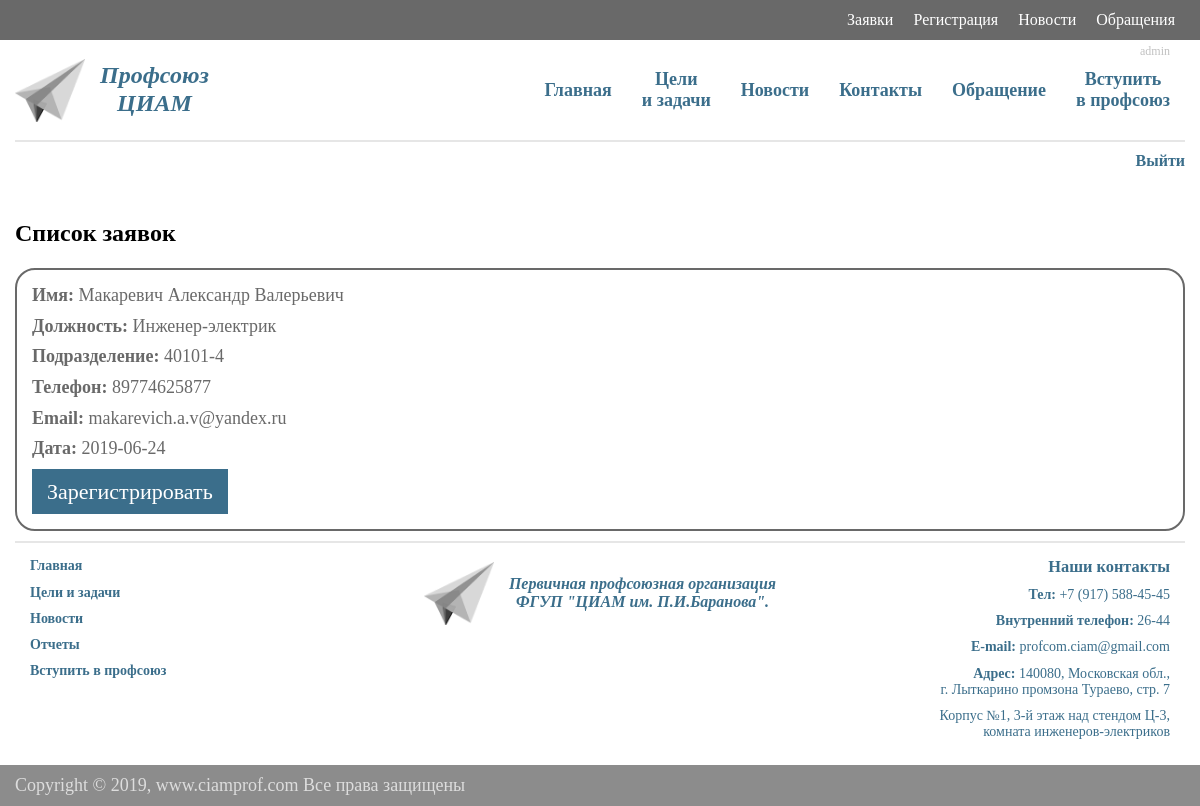
Before: /admin/applications.php (signed in) with the older database file.
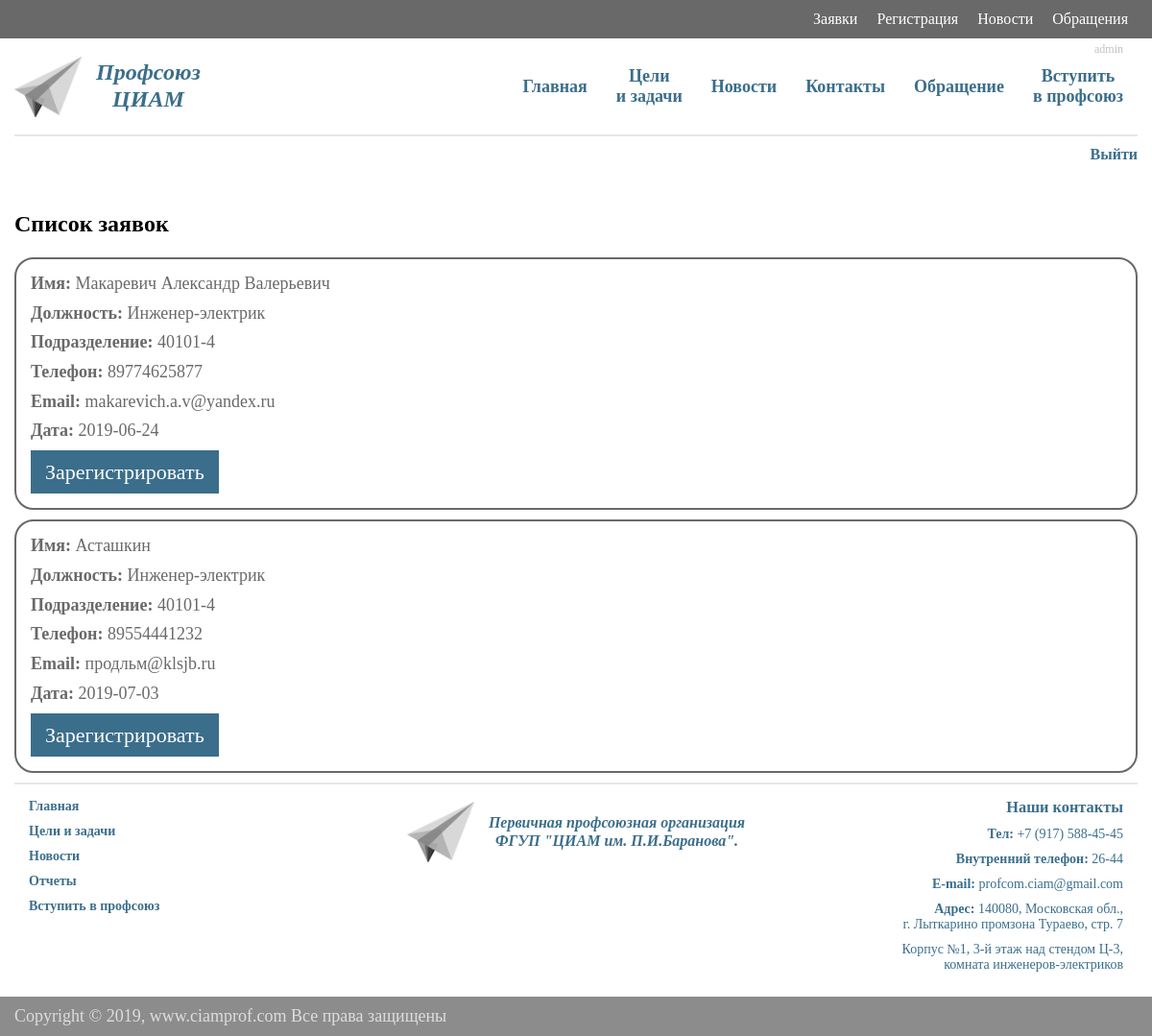
After: the same page with the newer database file.
### tables this page shows
CREATE TABLE `wishing_users` (
  `id` int(11) NOT NULL,
  `fio` varchar(100) NOT NULL,
  `position` varchar(100) NOT NULL,
  `unit` varchar(50) NOT NULL,
  `tel` varchar(25) NOT NULL,
  `email` varchar(100) NOT NULL,
  `date` date NOT NULL
);

### admin/applications.php (the view, shortened to what this page needs)
<?php
    include($_SERVER['DOCUMENT_ROOT'].'/php/connect.php');
    $template = [];
    $qr = "SELECT * FROM `wishing_users`";
    $result = mysqli_query( $connect, $qr );
    while ( $row = mysqli_fetch_assoc($result) ) {
        $template[] = $row;
    }
    include($_SERVER['DOCUMENT_ROOT'].'/modules/head.php');
?>
    <h2 class="margin-bottom20 margin-top50">Список заявок</h2>
    <?php if ( !empty( $template ) ): ?>
        <?php foreach( $template as $key => $value ):?>
            <div class="card margin-bottom10">
                <p class="margin-bottom10"><span class="bold">Имя:</span> <?=$value['fio']?></p>
                <p class="margin-bottom10"><span class="bold">Должность:</span> <?=$value['position']?></p>
                <p class="margin-bottom10"><span class="bold">Подразделение:</span> <?=$value['unit']?></p>
                <p class="margin-bottom10"><span class="bold">Телефон:</span> <?=$value['tel']?></p>
                <p class="margin-bottom10"><span class="bold">Email:</span> <?=$value['email']?></p>
                <p class="margin-bottom10"><span class="bold">Дата:</span> <?=$value['date']?></p>
                <a href="/admin/register.php?fio=<?=$value['fio'].'&position='.$value['position'].'&unit='.$value['unit'].'&tel='.$value['tel'].'&email='.$value['email'] ?>" class="button reg decor-none">Зарегистрировать</a>
            </div>
        <?php endforeach; ?>
    <?php else: ?>
        <p class="margin-bottom10">Заявок не найдено</p>
    <?php endif; ?>
<?php
    include($_SERVER['DOCUMENT_ROOT'].'/modules/footer.php');
?>

### modules/head.php (shortened to what this page needs)
<?php
    if (!isset($main)) {
        $main = '';
    }
    if ( !empty($_SESSION['user']) ) {
        $enterExit = "<a href='/handlers/exit.php' class='enter-exit exit margin-top10'>Выйти</a>";
        $userName = $_SESSION['user']['login'];
        $txtForUser = "
            <p class='text-for-user margin-right30'>
                $userName
            </p>
        ";
        if ( $userName == 'admin' ) {
            $access = "
                <div class='access'>
                    <a class='admin-nav' href='/admin/applications.php'>Заявки</a>
                    <a class='admin-nav' href='/admin/register.php'>Регистрация</a>
                    <a class='admin-nav' href='/admin/news.php'>Новости</a>
                    <a class='admin-nav' href='/admin/appeal.php'>Обращения</a>
                </div>
            ";
        }
    } else {
        $enterExit = "<p class='enter-exit enter margin-top10'>Войти</p>";
        unset( $_SESSION['i'] );
    }
?>
<!DOCTYPE html>
<html lang="ru">
<head>
    <link rel="stylesheet" href="/styles/style.css">
</head>
<body id="top">
    <?php
        if ( isset($access) ) {
            echo $access;
        }
    ?>
    <div class="wrapper">
        <div class="head">
            <?php
                if ( isset($txtForUser) ) {
                    echo $txtForUser;
                }
            ?>
            <div class="logo">
                <div class="logo-pic margin-right15"></div>
                <div class="logo-text">
                    Профсоюз<br />ЦИАМ
                </div>
            </div>
            <div class="nav">
                <a href="/index.php" class="menu-item margin-bottom-mob15">Главная</a>
                <a href="<?=$main?>#politics" class="menu-item margin-bottom-mob15">Цели<br />и задачи</a>
                <a href="/pages/news.php" class="menu-item margin-bottom-mob15">Новости</a>
                <a href="<?=$main?>#contact" class="menu-item margin-bottom-mob15">Контакты</a>
                <a href="/pages/appeal.php" class="menu-item margin-bottom-mob15">Обращение</a>
                <a href="<?=$main?>#join" class="menu-item">Вступить<br />в профсоюз</a>
            </div>
        </div>
        <?=$enterExit?>

### modules/footer.php (shortened to what this page needs)
        <div class="footer">
            <div class="footer-nav flex-elem">
                <a href="/index.php" class="menu-item margin-bottom10">Главная</a>
                <a href="/index.php#politics" class="menu-item margin-bottom10">Цели и задачи</a>
                <a href="/pages/news.php" class="menu-item margin-bottom10">Новости</a>
                <a href="/pages/report.php" class="menu-item margin-bottom10">Отчеты</a>
                <a href="/pages/join.php" class="menu-item margin-bottom10">Вступить в профсоюз</a>
            </div>
            <div>
                <div class="logo flex-elem">
                    <div class="logo-pic margin-right15"></div>
                    <div class="footer-logo-text">
                        Первичная профсоюзная организация<br />
                        ФГУП "ЦИАМ им. П.И.Баранова".
                    </div>
                </div>
            </div>
            <div class="contact flex-elem">
                <h3 class="margin-bottom10">Наши контакты</h3>
                <p class="margin-bottom10"><span class="bold">Тел:</span> +7 (917) 588-45-45</p>
                <p class="margin-bottom10"><span class="bold">Внутренний телефон:</span> 26-44</p>
                <p class="margin-bottom10"><span class="bold">E-mail:</span> profcom.ciam@gmail.com</p>
                <p class="margin-bottom10"><span class="bold">Адрес:</span> 140080, Московская обл., <br />г. Лыткарино промзона Тураево, стр. 7</p>
                <p class="margin-bottom10">Корпус №1, 3-й этаж над стендом Ц-3, <br />комната инженеров-электриков</p>
            </div>
        </div>
    </div>
    <div class="sub-footer">
        Copyright © 2019, www.ciamprof.com Все права защищены
    </div>
</body>
</html>

### styles/style.css (style rules this page uses)
html { line-height: 1.15; -webkit-text-size-adjust: 100%; }
body { margin: 0; }
a { background-color: transparent; }
p { margin: 0; }
body { background: #f0f0f0; }
.wrapper { position: relative; }
.wrapper, .sub-footer { max-width: 1400px; margin: 0 auto; padding: 0 15px; background: white; -webkit-box-sizing: border-box; box-sizing: border-box; }
.access { min-height: 40px; display: -webkit-box; display: -ms-flexbox; display: flex; -webkit-box-align: center; -ms-flex-align: center; align-items: center; -webkit-box-pack: end; -ms-flex-pack: end; justify-content: flex-end; background: #696969; max-width: 1400px; margin: 0 auto; padding: 0 15px; -webkit-box-sizing: border-box; box-sizing: border-box; }
.access .admin-nav { text-decoration: none; color: white; font-family: Georgia, "Times New Roman", Times, serif; font-size: 18; margin: 0 10px; }
.head { min-height: 100px; display: -webkit-box; display: -ms-flexbox; display: flex; -webkit-box-align: center; -ms-flex-align: center; align-items: center; -webkit-box-pack: justify; -ms-flex-pack: justify; justify-content: space-between; border-bottom: 2px solid #e6e6e6; }
.head .nav { display: -webkit-box; display: -ms-flexbox; display: flex; -webkit-box-align: center; -ms-flex-align: center; align-items: center; }
.head .nav .menu-item { margin: 0 15px; font-size: 18px; font-family: Georgia, "Times New Roman", Times, serif; text-decoration: none; color: #3b6e8b; font-weight: bold; display: inline-block; text-align: center; }
.logo { display: -webkit-box; display: -ms-flexbox; display: flex; -webkit-box-align: center; -ms-flex-align: center; align-items: center; }
.logo .logo-pic { padding: 35px; background: url(../images/logo.png) no-repeat center center/contain; }
.logo .logo-text { text-align: center; font-size: 24px; font-family: Georgia, "Times New Roman", Times, serif; font-style: italic; font-weight: bold; color: #3b6e8b; }
.logo .footer-logo-text { text-align: center; font-size: 16px; font-family: Georgia, "Times New Roman", Times, serif; font-style: italic; font-weight: bold; color: #3b6e8b; }
.footer { border-top: 2px solid #e6e6e6; min-height: 200px; display: -webkit-box; display: -ms-flexbox; display: flex; -webkit-box-align: stretch; -ms-flex-align: stretch; align-items: stretch; -webkit-box-pack: justify; -ms-flex-pack: justify; justify-content: space-between; -ms-flex-wrap: wrap; flex-wrap: wrap; }
.footer .flex-elem { padding: 15px; -webkit-box-flex: 1; -ms-flex-positive: 1; flex-grow: 1; -ms-flex-preferred-size: 250px; flex-basis: 250px; }
.footer .flex-elem h3 { margin: 0 auto; }
.footer .flex-elem h3[class="margin-bottom10"] { margin-bottom: 10px; }
.footer .footer-nav { display: -webkit-box; display: -ms-flexbox; display: flex; -webkit-box-orient: vertical; -webkit-box-direction: normal; -ms-flex-direction: column; flex-direction: column; }
.footer .footer-nav .menu-item { text-decoration: none; font-size: 14px; font-family: Georgia, "Times New Roman", Times, serif; color: #3b6e8b; font-weight: bold; display: inline-block; }
.footer .contact { font-size: 14px; font-family: Georgia, "Times New Roman", Times, serif; color: #3b6e8b; text-align: right; }
.sub-footer { padding: 10px 15px; background: #8c8c8c; color: #dddddd; font-size: 18px; }
.enter-exit { text-align: right; font-size: 16px; font-family: Georgia, "Times New Roman", Times, serif; font-weight: bold; color: #3b6e8b; cursor: pointer; display: block; text-decoration: none; }
.button { background: #3b6e8b; color: #ffffff; text-align: center; padding: 10px 15px; font-size: 22px; font-family: Georgia, "Times New Roman", Times, serif; cursor: pointer; outline: none; }
.text-for-user { position: absolute; top: 5px; right: 0; font-family: Georgia, "Times New Roman", Times, serif; font-size: 12px; color: #c1c1c1; }
.card { border: 2px solid #696969; border-radius: 20px; padding: 15px; }
.card p { font-family: Georgia, "Times New Roman", Times, serif; font-size: 18px; color: #696969; }
.margin-top50 { margin-top: 50px; }
.margin-top10 { margin-top: 10px; }
.margin-bottom20 { margin-bottom: 20px; }
.margin-bottom10 { margin-bottom: 10px; }
.margin-right15 { margin-right: 15px; }
.margin-right30 { margin-right: 30px; }
.bold { font-weight: bold; }
.decor-none { text-decoration: none; }
.reg { display: inline-block; }

Changed rows visible on the page:
added wishing_users: fio "Асташкин", position "Инженер-электрик", unit "40101-4", tel "89554441232", email "продльм@klsjb.ru", date "2019-07-03"
